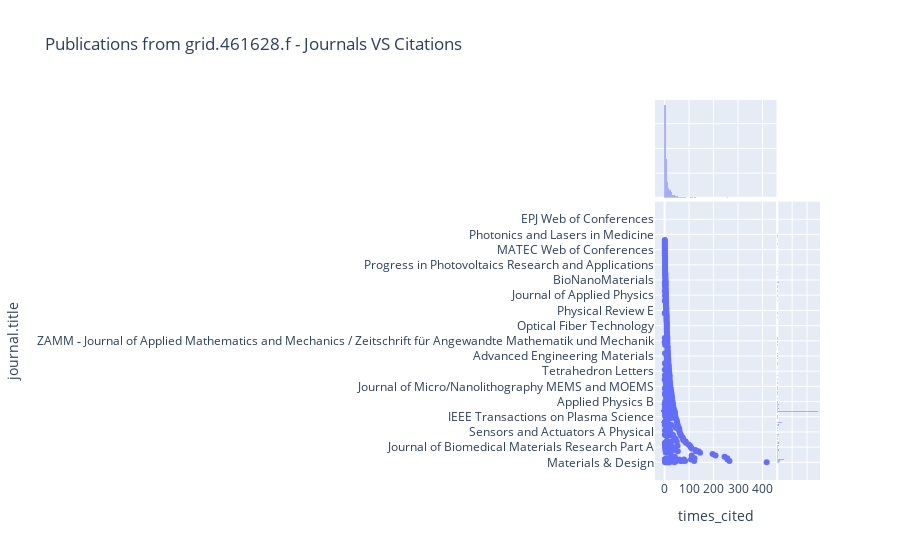

Notebook code for this chart:
### Markdown cell above
## Publications most cited : which journals?

### Code cell
data2 = dslquery(f"""search publications where research_orgs.id="{GRIDID}" return publications[doi+title+times_cited+category_for+journal] sort by times_cited limit 1000""")
df2 = json_normalize(data2.publications)
#
px.scatter(df2, x="times_cited", y="journal.title", 
           marginal_x="histogram", marginal_y="histogram", 
           title=f"Publications from {GRIDID} - Journals VS Citations")

### Figure 1 — Plotly figure (JSON) as saved in the notebook; plotly's stock layout.template omitted (floating-point values rounded to 4 significant figures; data arrays with more than 128 entries replaced by an {"elided": "..."} marker saying what was removed)
{"data": [{"hoverlabel": {"namelength": 0}, "hovertemplate": "times_cited=%{x}<br>journal.title=%{y}", "legendgroup": "", "marker": {"color": "#636efa", "symbol": "circle"}, "mode": "markers", "name": "", "showlegend": false, "type": "scatter", "x": {"elided": "1000 int values"}, "xaxis": "x", "y": {"elided": "1000 str values"}, "yaxis": "y"}, {"alignmentgroup": "True", "bingroup": "x", "hoverlabel": {"namelength": 0}, "hovertemplate": "times_cited=%{x}<br>count=%{y}", "legendgroup": "", "marker": {"color": "#636efa"}, "name": "", "offsetgroup": "", "opacity": 0.5, "showlegend": false, "type": "histogram", "x": {"elided": "1000 int values"}, "xaxis": "x3", "yaxis": "y3"}, {"alignmentgroup": "True", "bingroup": "y", "hoverlabel": {"namelength": 0}, "hovertemplate": "journal.title=%{y}<br>count=%{x}", "legendgroup": "", "marker": {"color": "#636efa"}, "name": "", "offsetgroup": "", "opacity": 0.5, "showlegend": false, "type": "histogram", "xaxis": "x2", "y": {"elided": "1000 str values"}, "yaxis": "y2"}], "layout": {"autosize": true, "barmode": "overlay", "legend": {"tracegroupgap": 0}, "title": {"text": "Publications from grid.461628.f - Journals VS Citations"}, "xaxis": {"anchor": "y", "autorange": true, "domain": [0, 0.7363], "range": [-23.78, 441.8], "title": {"text": "times_cited"}, "type": "linear"}, "xaxis2": {"anchor": "y2", "autorange": true, "domain": [0.7413, 1], "matches": "x2", "range": [0, 287.4], "showgrid": true, "showline": false, "showticklabels": false, "ticks": ""}, "xaxis3": {"anchor": "y3", "autorange": true, "domain": [0, 0.7363], "matches": "x", "range": [-23.78, 441.8], "showgrid": true, "showticklabels": false, "type": "linear"}, "xaxis4": {"anchor": "y4", "domain": [0.7413, 1], "matches": "x2", "showgrid": true, "showline": false, "showticklabels": false, "ticks": ""}, "yaxis": {"anchor": "x", "autorange": true, "domain": [0, 0.7326], "range": [-14.08, 190.1], "title": {"text": "journal.title"}, "type": "category"}, "yaxis2": {"anchor": "x2", "autorange": true, "domain": [0, 0.7326], "matches": "y", "range": [-14.08, 190.1], "showgrid": true, "showticklabels": false, "type": "category"}, "yaxis3": {"anchor": "x3", "autorange": true, "domain": [0.7426, 1], "matches": "y3", "range": [0, 395.8], "showgrid": true, "showline": false, "showticklabels": false, "ticks": ""}, "yaxis4": {"anchor": "x4", "domain": [0.7426, 1], "matches": "y3", "showgrid": true, "showline": false, "showticklabels": false, "ticks": ""}}}
